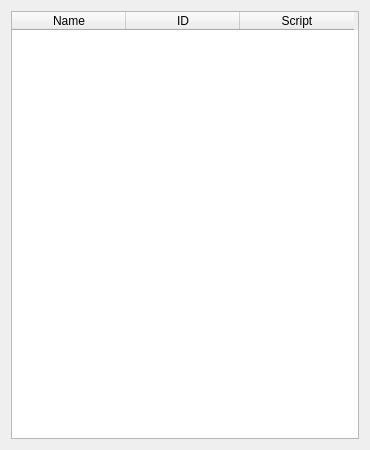
<?xml version="1.0" encoding="UTF-8"?>
<ui version="4.0">
 <class>functionalBlockListView</class>
 <widget class="QDialog" name="functionalBlockListView">
  <property name="geometry">
   <rect>
    <x>0</x>
    <y>0</y>
    <width>370</width>
    <height>450</height>
   </rect>
  </property>
  <property name="font">
   <font>
    <family>Segoe UI</family>
   </font>
  </property>
  <property name="windowTitle">
   <string>Functional block inventory</string>
  </property>
  <property name="windowIcon">
   <iconset>
    <normaloff>Icon_SystemLabDesigner.bmp</normaloff>Icon_SystemLabDesigner.bmp</iconset>
  </property>
  <layout class="QHBoxLayout" name="horizontalLayout">
   <item>
    <widget class="QTableWidget" name="functionalBlockListTable">
     <property name="selectionMode">
      <enum>QAbstractItemView::NoSelection</enum>
     </property>
     <property name="selectionBehavior">
      <enum>QAbstractItemView::SelectRows</enum>
     </property>
     <property name="rowCount">
      <number>0</number>
     </property>
     <attribute name="horizontalHeaderDefaultSectionSize">
      <number>114</number>
     </attribute>
     <column>
      <property name="text">
       <string>Name</string>
      </property>
     </column>
     <column>
      <property name="text">
       <string>ID</string>
      </property>
     </column>
     <column>
      <property name="text">
       <string>Script</string>
      </property>
     </column>
    </widget>
   </item>
  </layout>
 </widget>
 <resources/>
 <connections/>
</ui>
